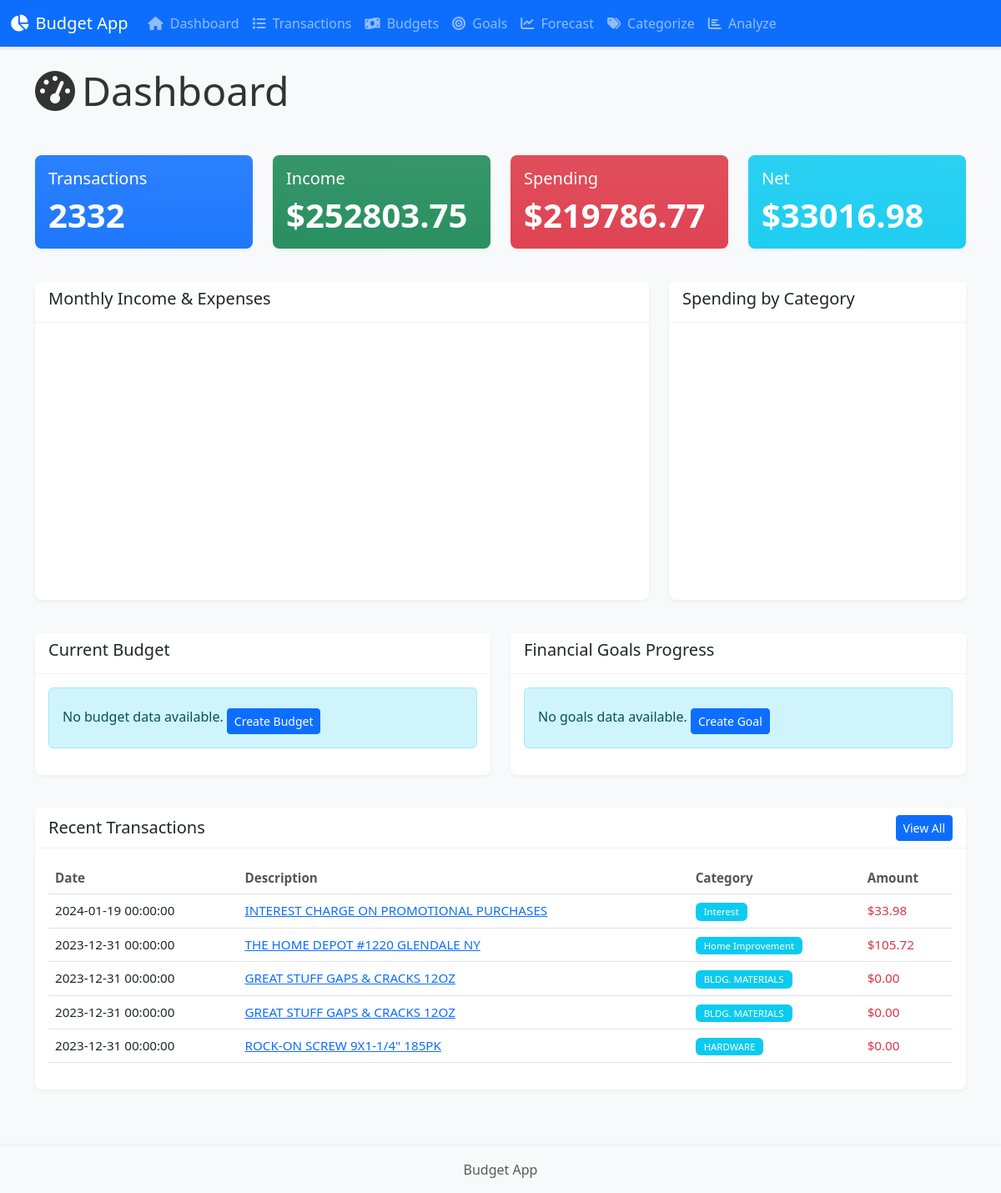
The page / on the database its author committed.
### tables this page shows
CREATE TABLE consolidated_transactions (
            id INTEGER PRIMARY KEY AUTOINCREMENT,
            date_posted TEXT,
            description TEXT,
            amount REAL,
            category TEXT,
            details TEXT,
            source TEXT
        , rental_related INTEGER, expense_category TEXT, maintenance_upgrade TEXT, recurring INTEGER, recurring_group TEXT, recurring_freq TEXT, subscription INTEGER, tax_deductible INTEGER, equipment_tools INTEGER, purchase_date TEXT, asset_value REAL, depreciation_years INTEGER, notes TEXT);

### src/ui.py (the view)
@app.route('/')
def index():
    stats = get_transaction_stats()
    monthly_chart = get_monthly_spending_chart()
    category_chart = get_category_breakdown_chart()
    budget_chart = get_budget_comparison_chart()
    goals_chart = get_goals_progress_chart()
    recent_transactions = get_transactions(limit=5)
    for tx in recent_transactions:
        if 'amount' in tx and not isinstance(tx['amount'], float):
            try:
                tx['amount'] = float(tx['amount'])
            except (ValueError, TypeError):
                tx['amount'] = 0.0
    return render_template(
        'index.html',
        stats=stats,
        monthly_chart=monthly_chart,
        category_chart=category_chart,
        budget_chart=budget_chart,
        goals_chart=goals_chart,
        recent_transactions=recent_transactions
    )

### src/ui.py (called while the page is built, shortened)
def get_db_connection():
    conn = sqlite3.connect(DB_PATH)
    conn.row_factory = sqlite3.Row  # This enables column access by name
    return conn

def get_transactions(limit=100, offset=0, filters=None):
    conn = get_db_connection()
    query = """
    SELECT * FROM consolidated_transactions
    """
    params = []
    query += " ORDER BY date_posted DESC LIMIT ? OFFSET ?"
    params.extend([limit, offset])
    try:
        cursor = conn.cursor()
        cursor.execute(query, params)
        transactions = [dict(tx) for tx in cursor.fetchall()]
        for tx in transactions:
            if 'amount' in tx:
                try:
                    tx['amount'] = float(tx['amount'])
                except (ValueError, TypeError):
                    tx['amount'] = 0.0
        conn.close()
        return transactions
    except sqlite3.Error as e:
        print(f"Database error: {e}")
        conn.close()
        return []

def get_budget_comparison_chart(budget_id=None):
    conn = get_db_connection()
    try:
        if budget_id is None:
            cursor = conn.cursor()
            cursor.execute("""
            SELECT id FROM budgets
            ORDER BY start_date DESC
            LIMIT 1
            """)
            result = cursor.fetchone()
            if result:
                budget_id = result['id']
            else:
                return None  # No budgets found
    except sqlite3.Error as e:
        print(f"Database error: {e}")
        conn.close()
        return None

def get_goals_progress_chart():
    conn = get_db_connection()
    try:
        cursor = conn.cursor()
        cursor.execute("""
        SELECT id, name, type, target_amount, current_amount, start_date, target_date
        FROM goals
        WHERE target_amount > current_amount  -- Only show incomplete goals
        ORDER BY target_date ASC
        """)
        goals = cursor.fetchall()
        if not goals:
            return None
    except sqlite3.Error as e:
        print(f"Database error: {e}")
        conn.close()
        return None

### src/templates/index.html (shortened to what this page needs)
{% extends "base.html" %}
{% block content %}
<div class="row mb-4">
    <div class="col-12">
        <h1 class="display-5 mb-4">
            <i class="fas fa-tachometer-alt me-2"></i>Dashboard
        </h1>
    </div>
</div>
<div class="row mb-4">
    <div class="col-md-3">
        <div class="card text-white bg-primary mb-3">
            <div class="card-body">
                <h5 class="card-title">Transactions</h5>
                <p class="card-text display-6">{{ stats.total_transactions|default(0) }}</p>
            </div>
        </div>
    </div>
    <div class="col-md-3">
        <div class="card text-white bg-success mb-3">
            <div class="card-body">
                <h5 class="card-title">Income</h5>
                <p class="card-text display-6">${{ "%.2f"|format(stats.total_income|default(0)) }}</p>
            </div>
        </div>
    </div>
    <div class="col-md-3">
        <div class="card text-white bg-danger mb-3">
            <div class="card-body">
                <h5 class="card-title">Spending</h5>
                <p class="card-text display-6">${{ "%.2f"|format(stats.total_spend|default(0)) }}</p>
            </div>
        </div>
    </div>
    <div class="col-md-3">
        <div class="card text-white bg-info mb-3">
            <div class="card-body">
                <h5 class="card-title">Net</h5>
                {% set net = (stats.total_income|default(0)) - (stats.total_spend|default(0)) %}
                <p class="card-text display-6">${{ "%.2f"|format(net) }}</p>
            </div>
        </div>
    </div>
</div>
<div class="row mb-4">
    <div class="col-md-8">
        <div class="card mb-3">
            <div class="card-header">
                <h5>Monthly Income & Expenses</h5>
            </div>
            <div class="card-body">
                {% if monthly_chart %}
                <div id="monthly-chart" style="height: 300px;"></div>
                {% else %}
                <div class="alert alert-info">
                    No monthly data available.
                </div>
                {% endif %}
            </div>
        </div>
    </div>
    <div class="col-md-4">
        <div class="card mb-3">
            <div class="card-header">
                <h5>Spending by Category</h5>
            </div>
            <div class="card-body">
                {% if category_chart %}
                <div id="category-chart" style="height: 300px;"></div>
                {% else %}
                <div class="alert alert-info">
                    No category data available.
                </div>
                {% endif %}
            </div>
        </div>
    </div>
</div>
<div class="row mb-4">
    <div class="col-md-6">
        <div class="card mb-3">
            <div class="card-header">
                <h5>Current Budget</h5>
            </div>
            <div class="card-body">
                {% if budget_chart %}
                <div id="budget-chart" style="height: 300px;"></div>
                {% else %}
                <div class="alert alert-info">
                    No budget data available.
                    <a href="/budget/new" class="btn btn-sm btn-primary mt-2">Create Budget</a>
                </div>
                {% endif %}
            </div>
        </div>
    </div>
    <div class="col-md-6">
        <div class="card mb-3">
            <div class="card-header">
                <h5>Financial Goals Progress</h5>
            </div>
            <div class="card-body">
                {% if goals_chart %}
                <div id="goals-chart" style="height: 300px;"></div>
                {% else %}
                <div class="alert alert-info">
                    No goals data available.
                    <a href="/goal/new" class="btn btn-sm btn-primary mt-2">Create Goal</a>
                </div>
                {% endif %}
            </div>
        </div>
    </div>
</div>
<div class="row">
    <div class="col-12">
        <div class="card">
            <div class="card-header d-flex justify-content-between align-items-center">
                <h5 class="mb-0">Recent Transactions</h5>
                <a href="/transactions" class="btn btn-sm btn-primary">View All</a>
            </div>
            <div class="card-body">
                {% if recent_transactions %}
                <div class="table-responsive">
                    <table class="table table-hover">
                        <thead>
                            <tr>
                                <th>Date</th>
                                <th>Description</th>
                                <th>Category</th>
                                <th>Amount</th>
                            </tr>
                        </thead>
                        <tbody>
                            {% for tx in recent_transactions %}
                            <tr>
                                <td>{{ tx.date_posted }}</td>
                                <td>
                                    <a href="/transaction/{{ tx.id }}">
                                        {{ tx.description|truncate(40) }}
                                    </a>
                                </td>
                                <td>
                                    {% if tx.category %}
                                    <span class="badge bg-info">{{ tx.category }}</span>
                                    {% else %}
                                    <span class="badge bg-secondary">Uncategorized</span>
                                    {% endif %}
                                </td>
                                <td class="text-danger">
                                    ${{ "%.2f"|format(tx.amount|abs) }}
                                </td>
                            </tr>
                            {% endfor %}
                        </tbody>
                    </table>
                </div>
                {% else %}
                <div class="alert alert-info">
                    No transactions found. Import some data first.
                </div>
                {% endif %}
            </div>
        </div>
    </div>
</div>
{% endblock %}

### src/static/css/style.css (style rules this page uses)
body { background-color: #f8f9fa; color: #333; }
.card { box-shadow: 0 2px 4px rgba(0, 0, 0, 0.05); border-radius: 8px; border: none; margin-bottom: 20px; }
.card-header { background-color: #fff; border-bottom: 1px solid rgba(0, 0, 0, 0.05); font-weight: 600; }
.btn { border-radius: 4px; }
.badge { font-weight: 500; padding: 5px 10px; }
.card.bg-primary, .card.bg-success, .card.bg-danger, .card.bg-info { position: relative; overflow: hidden; }
.card.bg-primary::before, .card.bg-success::before, .card.bg-danger::before, .card.bg-info::before { content: ''; position: absolute; top: -50%; right: -50%; bottom: -50%; left: -50%; background: linear-gradient(to bottom right, rgba(255, 255, 255, 0.2), rgba(255, 255, 255, 0)); transform: rotate(25deg); pointer-events: none; }
.display-6 { font-weight: 600; }
.table { font-size: 0.95rem; }
.table thead th { font-weight: 600; color: #555; border-top: none; }

### rows shown on the page
consolidated_transactions: date_posted "2024-01-19 00:00:00", description "INTEREST CHARGE ON PROMOTIONAL PURCHASES", category "Interest", amount|abs "33.98"
consolidated_transactions: date_posted "2023-12-31 00:00:00", description "THE HOME DEPOT #1220 GLENDALE NY", category "Home Improvement", amount|abs "105.72"
consolidated_transactions: date_posted "2023-12-31 00:00:00", description "GREAT STUFF GAPS & CRACKS 12OZ", category "BLDG. MATERIALS", amount|abs "0.00"
consolidated_transactions: date_posted "2023-12-31 00:00:00", description "GREAT STUFF GAPS & CRACKS 12OZ", category "BLDG. MATERIALS", amount|abs "0.00"
consolidated_transactions: date_posted "2023-12-31 00:00:00", description "ROCK-ON SCREW 9X1-1/4\" 185PK", category "HARDWARE", amount|abs "0.00"

### other values the page prints
{{ stats.total_transactions|default(0) }} "2332"
{{ "%.2f"|format(stats.total_income|default(0)) }} "252803.75"
{{ "%.2f"|format(stats.total_spend|default(0)) }} "219786.77"
{{ "%.2f"|format(net) }} "33016.98"
